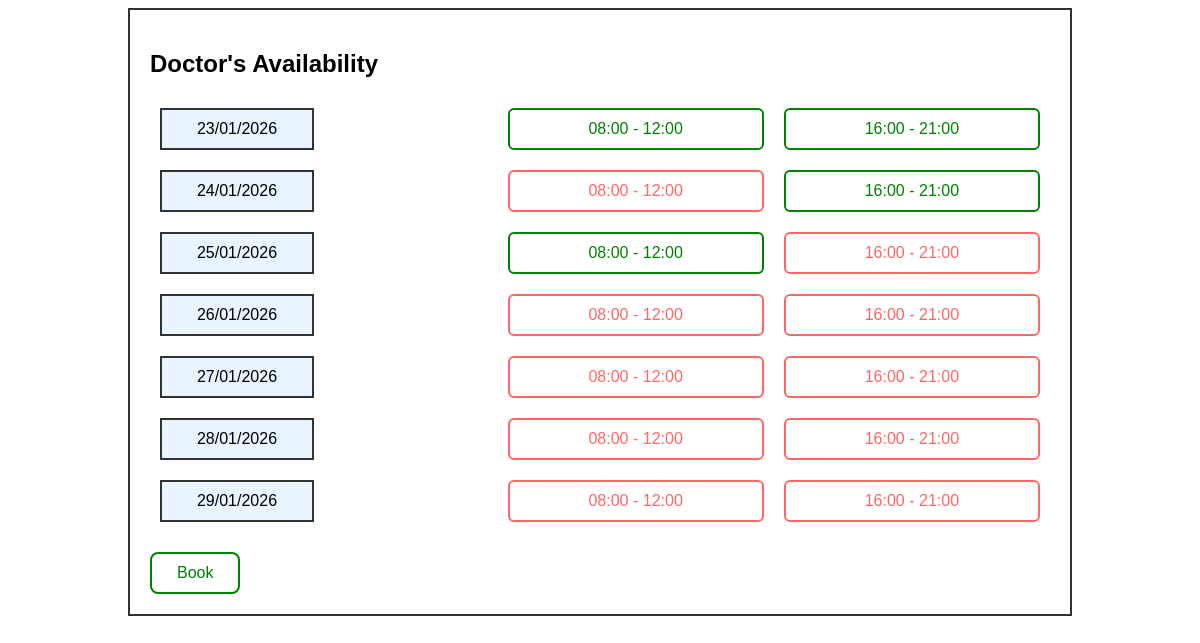
Page /patient/check_availabity/6 (signed in) on the earlier database version.
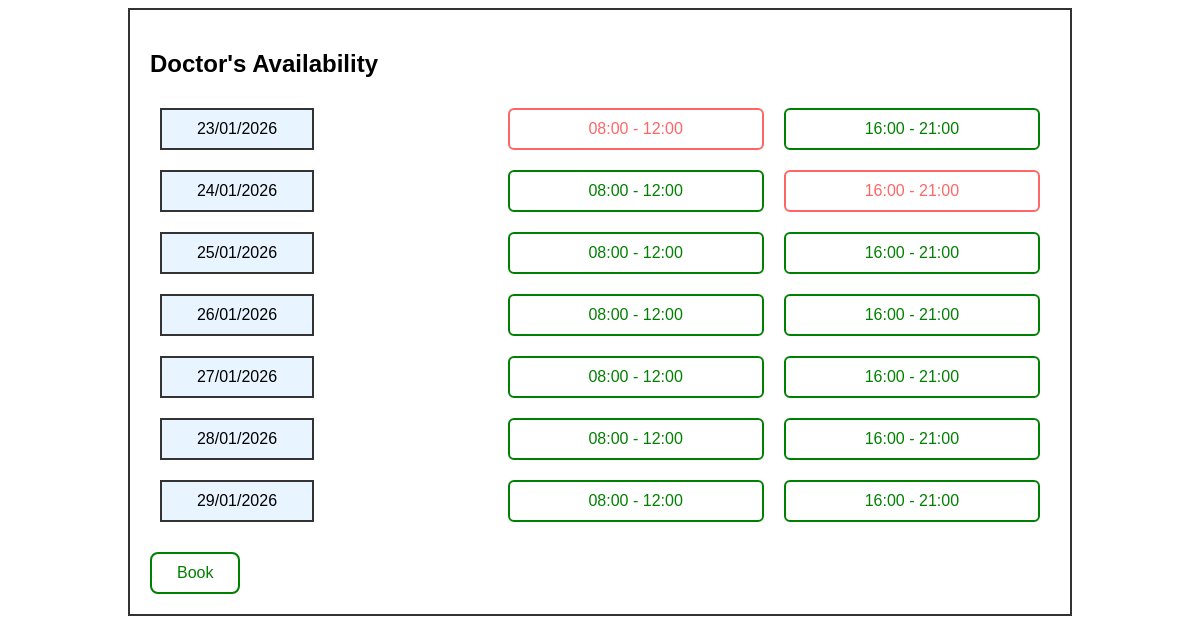
Same page on the later database version.
### models.py (models this page shows)
class DoctorAvailability(db.Model, UserMixin):
    id = db.Column(db.Integer, primary_key = True)
    date = db.Column(db.Date, nullable=False)
    start_time = db.Column(db.Time, nullable=False)
    end_time = db.Column(db.Time, nullable=False)
    is_available = db.Column(db.Boolean, default=True)
    doctor_id = db.Column(db.Integer, db.ForeignKey('doctor.id'), nullable=False)
    appointment = db.relationship('Appointment',backref='doctor_availability',lazy=True)

### app.py (the view, shortened to what this page needs)
@app.route('/patient/check_availabity/<int:doctor_id>', methods=['GET', 'POST'])
@login_required
def check_availabity(doctor_id):
    doctor = Doctor.query.get_or_404(doctor_id)
    slots = DoctorAvailability.query.filter_by(
        doctor_id=doctor_id
    ).order_by(DoctorAvailability.date).all()
    grouped_slots = {}
    for slot in slots:
        grouped_slots.setdefault(slot.date, []).append(slot)
    return render_template('./patient/check_availabity.html',grouped_slots=grouped_slots,doctor=doctor)

### app.py (called while the page is built)
@loginmanager.user_loader
def load_user(user_id):
     return (
         Admin.query.get(int(user_id)) or
         Doctor.query.get(int(user_id)) or
         Patient.query.get(int(user_id))
     )

### templates/patient/check_availabity.html (shortened to what this page needs)
<!DOCTYPE html>
<html lang="en">
<head>
</head>
<body>
<div class="container">
<h2>Doctor's Availability</h2>
<form method="POST" id="bookingForm">
<table class="availability-table">
{% for date, slots in grouped_slots.items() %}
<tr>
    <td>
        <div class="date-box">
            {{ date.strftime('%d/%m/%Y') }}
        </div>
    </td>
    {% for slot in slots %}
    <td>
        <div class="slot
             {% if slot.is_available %}available{% else %}unavailable{% endif %}"
             {% if slot.is_available %}
             onclick="selectSlot(this, '{{ slot.id }}')"
             {% endif %}>
            {{ slot.start_time.strftime('%H:%M') }} - {{ slot.end_time.strftime('%H:%M') }}
        </div>
    </td>
    {% endfor %}
</tr>
{% endfor %}
</table>
<button class="book-btn" type="submit">Book</button>
</form>
</div>
</body>
</html>

### templates/patient/check_availabity.html (style rules this page uses)
body { font-family: Arial, sans-serif; }
.container { width: 900px; margin: auto; border: 2px solid #333; padding: 20px; }
h2 { margin-bottom: 20px; }
.availability-table { width: 100%; border-collapse: collapse; }
.availability-table td { padding: 10px; vertical-align: middle; }
.date-box { background: #e8f4ff; padding: 10px; border: 2px solid #333; width: 130px; text-align: center; }
.slot { padding: 10px; border-radius: 6px; text-align: center; cursor: pointer; border: 2px solid; user-select: none; }
.available { border-color: green; color: green; }
.unavailable { border-color: red; color: red; cursor: not-allowed; opacity: 0.6; }
.book-btn { margin-top: 20px; padding: 10px 25px; border-radius: 8px; border: 2px solid green; background: white; color: green; font-size: 16px; cursor: pointer; }

Differences in the rows shown:
changed DoctorAvailability (number 1 of 14 on the later page): is_available True → False (drawn)
changed DoctorAvailability (number 3 of 14 on the later page): is_available False → True (drawn)
changed DoctorAvailability (number 4 of 14 on the later page): is_available True → False (drawn)
changed DoctorAvailability (number 6 of 14 on the later page): is_available False → True (drawn)
changed DoctorAvailability (number 7 of 14 on the later page): is_available False → True (drawn)
changed DoctorAvailability (number 8 of 14 on the later page): is_available False → True (drawn)
changed DoctorAvailability (number 9 of 14 on the later page): is_available False → True (drawn)
changed DoctorAvailability (number 10 of 14 on the later page): is_available False → True (drawn)
changed DoctorAvailability (number 11 of 14 on the later page): is_available False → True (drawn)
changed DoctorAvailability (number 12 of 14 on the later page): is_available False → True (drawn)
changed DoctorAvailability (number 13 of 14 on the later page): is_available False → True (drawn)
changed DoctorAvailability (number 14 of 14 on the later page): is_available False → True (drawn)
